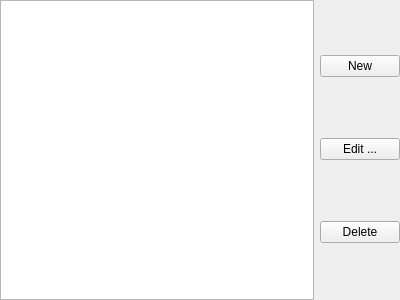
<ui version="4.0" >
 <class>ConditionsWidget</class>
 <widget class="QWidget" name="ConditionsWidget" >
  <property name="geometry" >
   <rect>
    <x>0</x>
    <y>0</y>
    <width>400</width>
    <height>300</height>
   </rect>
  </property>
  <layout class="QHBoxLayout" name="horizontalLayout" >
   <property name="margin" >
    <number>0</number>
   </property>
   <item>
    <widget class="QTreeWidget" name="tree" >
     <property name="headerHidden" >
      <bool>true</bool>
     </property>
     <column>
      <property name="text" >
       <string>1</string>
      </property>
     </column>
    </widget>
   </item>
   <item>
    <layout class="QVBoxLayout" name="verticalLayout" >
     <item>
      <widget class="QPushButton" name="new_button" >
       <property name="text" >
        <string>New</string>
       </property>
      </widget>
     </item>
     <item>
      <widget class="QPushButton" name="edit_button" >
       <property name="text" >
        <string>Edit ...</string>
       </property>
      </widget>
     </item>
     <item>
      <widget class="QPushButton" name="delete_button" >
       <property name="text" >
        <string>Delete</string>
       </property>
      </widget>
     </item>
    </layout>
   </item>
  </layout>
 </widget>
 <resources/>
 <connections/>
</ui>
